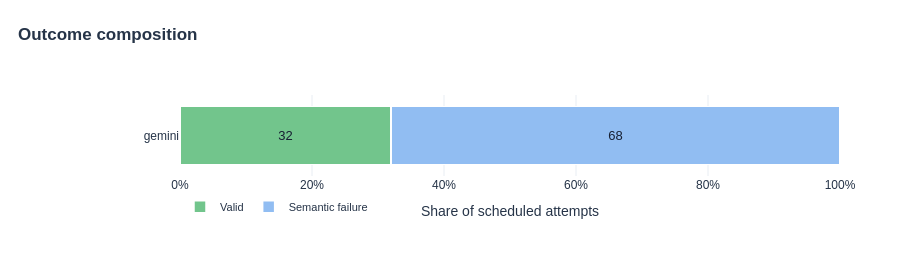

Notebook code cell kept with this figure:
### Markdown cell above
## Outcome composition

All scheduled attempts, including valid moves and provider failures. Models with the same combination of failure categories are grouped together. Within each group, models are sorted by their share of valid moves, highest first. Models whose attempts all truncated are placed last. Green denotes valid moves, red truncations, blue semantic failures, and gray provider/request errors. Hover for exact counts and shares.

### Code cell
view.show_all(figures.plot_outcome_composition(aggregate))

### Figure 1 — Plotly figure (JSON) as saved in the notebook; plotly's stock layout.template omitted (floating-point values rounded to 4 significant figures)
{"data": [{"customdata": [[32, 100, "—"]], "hovertemplate": "%{y}<br>Valid: %{customdata[0]}/%{customdata[1]} scheduled<br>%{x:.1%} of all attempts<br>%{customdata[2]} of unsuccessful attempts<extra></extra>", "insidetextanchor": "middle", "marker": {"color": "#72C58C", "line": {"color": "white", "width": 1.5}}, "name": "Valid", "orientation": "h", "text": ["32"], "textfont": {"color": "#172033", "size": 13}, "textposition": "inside", "type": "bar", "x": [0.32], "y": ["gemini"]}, {"customdata": [[68, 100, "100%"]], "hovertemplate": "%{y}<br>Semantic failure: %{customdata[0]}/%{customdata[1]} scheduled<br>%{x:.1%} of all attempts<br>%{customdata[2]} of unsuccessful attempts<extra></extra>", "insidetextanchor": "middle", "marker": {"color": "#91BDF2", "line": {"color": "white", "width": 1.5}}, "name": "Semantic failure", "orientation": "h", "text": ["68"], "textfont": {"color": "#172033", "size": 13}, "textposition": "inside", "type": "bar", "x": [0.68], "y": ["gemini"]}], "layout": {"bargap": 0.28, "barmode": "stack", "font": {"color": "#263448", "family": "Arial, sans-serif", "size": 12}, "height": 276, "hoverlabel": {"align": "left"}, "legend": {"font": {"size": 11}, "orientation": "h", "traceorder": "normal", "x": 0, "y": -0.2, "yanchor": "top"}, "margin": {"b": 100, "l": 180, "r": 60, "t": 95}, "title": {"text": "<b>Outcome composition</b>", "x": 0.02, "y": 0.8986, "yanchor": "top"}, "xaxis": {"dtick": 0.2, "gridcolor": "#e8edf3", "range": [0, 1], "tickformat": ".0%", "title": {"text": "Share of scheduled attempts"}, "zeroline": false}, "yaxis": {"autorange": "reversed", "categoryarray": ["gemini"], "categoryorder": "array"}}}
